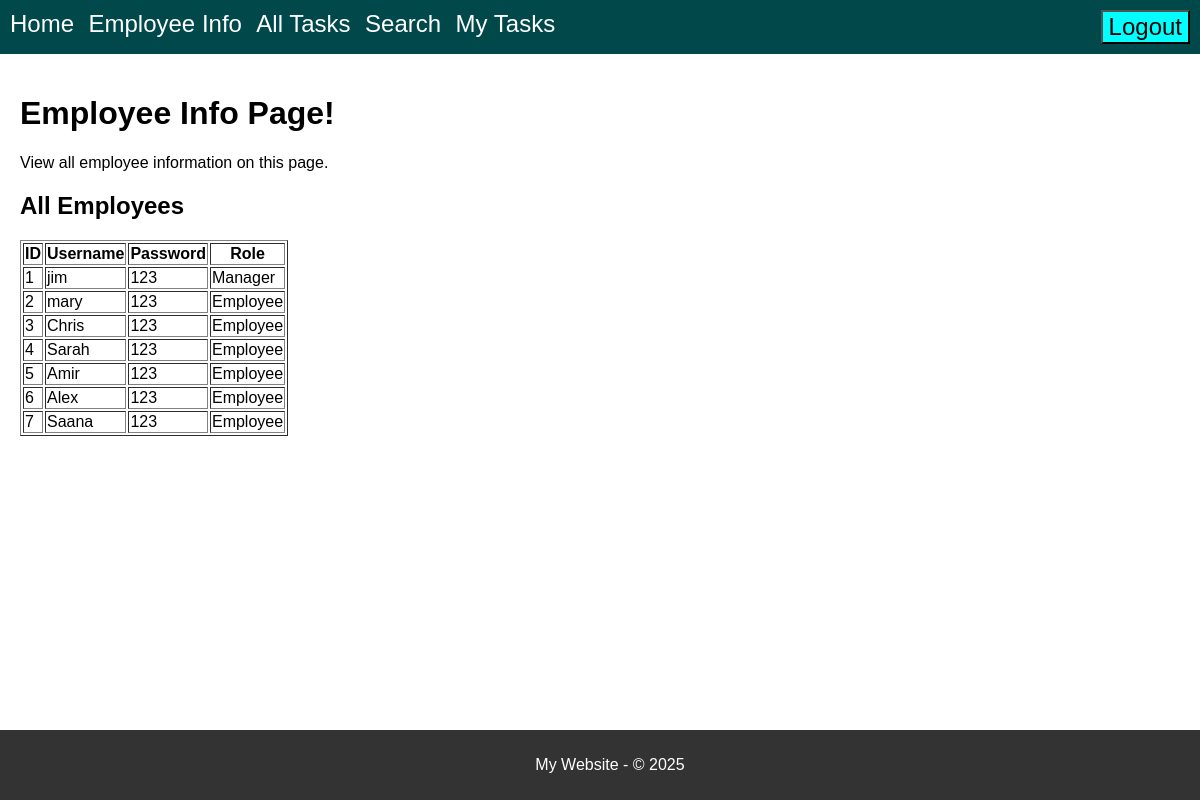
The page /employees (signed in) on the database as committed earlier.
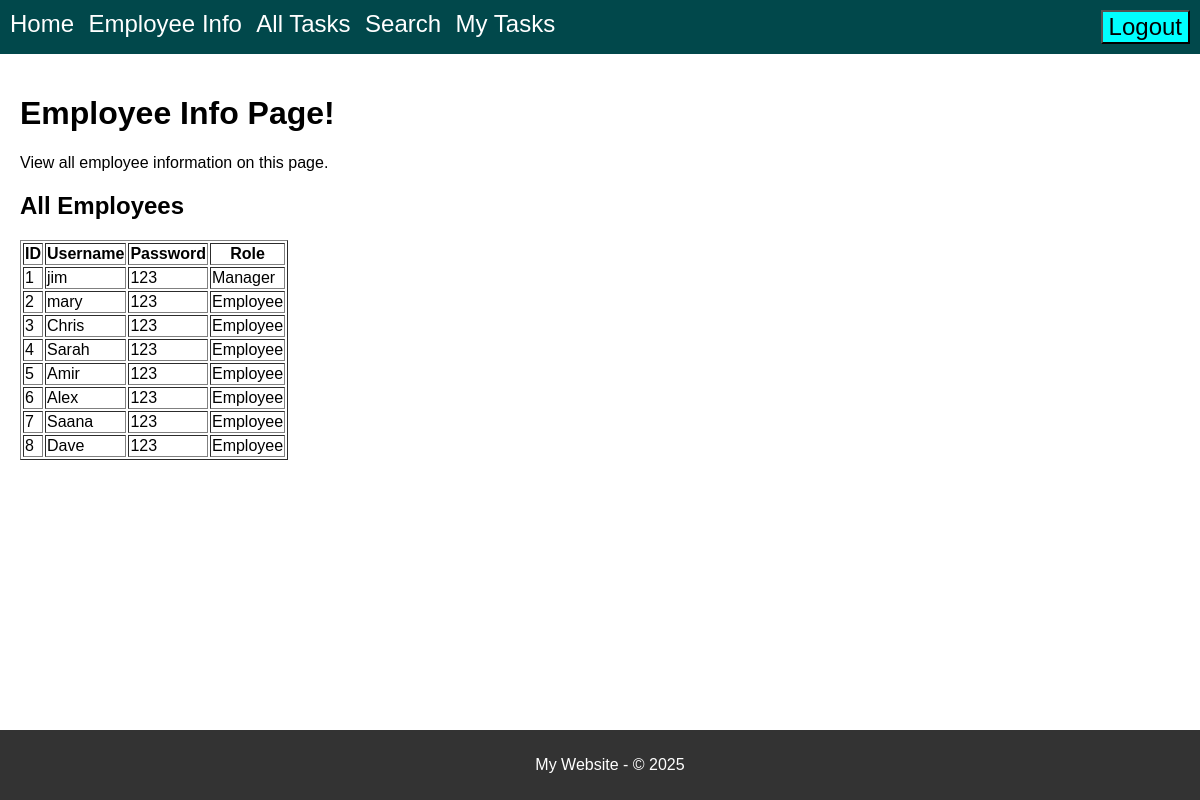
The same page on the database as committed later.
### model.py (models this page shows, shortened)
class Users(db.Model):
    __tablename__ = 'Users'
    id = db.Column(db.Integer, primary_key=True)
    username = db.Column(db.String(100), nullable=False, unique=True)
    password = db.Column(db.String(100), nullable=False)
    role = db.Column(db.String(50), nullable=False)

### routes.py (the view)
@app.route('/employees', methods=['GET'])
def display_employees():
    if CS.notLoggedIn():
        return redirect(url_for("display_login"))
    employees = Users.query.all()
    employee_columns = [column.name for column in Users.__table__.columns]
    return render_template(
        "employees.html",
        title="Employee Info Page!",
        content="View all employee information on this page.",
        employees=employees,
        employee_columns=employee_columns,
        CS=CS
    )

### current_session.py (called while the page is built)
    @staticmethod
    def isLoggedIn():
        status = "username" in session
        return status

    @staticmethod
    def notLoggedIn():
        return not CurrentSession.isLoggedIn()

    @staticmethod
    def getRole():
        print(f" User role is: {userRole}")
        return userRole

    @staticmethod
    def getUsername():
        username = session.get("username", None)  # Get username from session
        return username

### Templates/employees.html (shortened to what this page needs)
{% extends "base.html" %}
{% block page_title %}
    {{ title }}
{% endblock %}
{% block content %}
    <p>{{ content }}</p>
    <h2>All Employees</h2>
    {% if employees %}
        <table border="1">
            <thead>
                <tr>
                    <th>ID</th>
                    <th>Username</th>
                    <th>Password</th>
                    <th>Role</th>
                </tr>
            </thead>
            <tbody>
                {% for employee in employees %}
                    <tr>
                        <td>{{ employee.id }}</td>
                        <td>{{ employee.username }}</td>
                        <td>{{ employee.password }}</td>
                        <td>{{ employee.role }}</td>
                    </tr>
                {% endfor %}
            </tbody>
        </table>
    {% else %}
        <p>No employees found in the database.</p>
    {% endif %}
{% endblock %}

### Templates/base.html (shortened to what this page needs)
<!DOCTYPE html>
<html lang="en">
<head>
    <link rel="stylesheet" href="{{ url_for('static', filename='style.css')}}">
</head>
<body>
    <header>
        <nav>
            <a href="/index" class="nav-links">Home</a>
            <a href="/employees" class="nav-links">Employee Info</a>
            <a href="/all-tasks" class="nav-links">All Tasks</a>
            <a href="/search" class="nav-links">Search</a>
            {% if CS.getUsername() == "admin" %}
                <a href="/admin-actions" class="nav-links">Admin Actions</a>
            {% elif CS.getRole() == "Manager" %}
                <a href="/admin-actions" class="nav-links">Manager Actions</a>
                <a href="/my-tasks" class="nav-links">My Tasks</a>
            {% else %}
                <a href="/my-tasks" class="nav-links">My Tasks</a>
            {% endif %}
        </nav>
        <nav>
            <button onclick="window.location.href='/logout'" id="logout-btn">Logout</button>
        </nav>
    </header>
    <main>
        <h1>{% block page_title %}{% endblock %}</h1>
        {% block content %}{% endblock %}
    </main>
    <footer>
        <p>My Website - © 2025</p>
    </footer>
</body>
</html>

### Styles/style.css (style rules this page uses)
body { font-family: sans-serif; margin: 0; padding: 0; display: flex; flex-direction: column; min-height:100vh; }
main { flex: 1 0 auto; padding: 20px; }
header { background-color: #01484b; padding: 10px; display: flex; justify-content:space-between; }
.nav-links { margin-right: 10px; text-decoration: none; color: white; font-size:1.5em; }
#logout-btn { color: black; background-color:cyan; font-size:1.5em; transition:transition 0.5s ease; }
footer { background-color: #333; color: white; text-align: center; padding: 10px; bottom: 0; width: 100%; }
main { padding: 20px; }

Rows that differ between the two databases and show on the page:
added Users: id "8", username "Dave", password "123", role "Employee"
